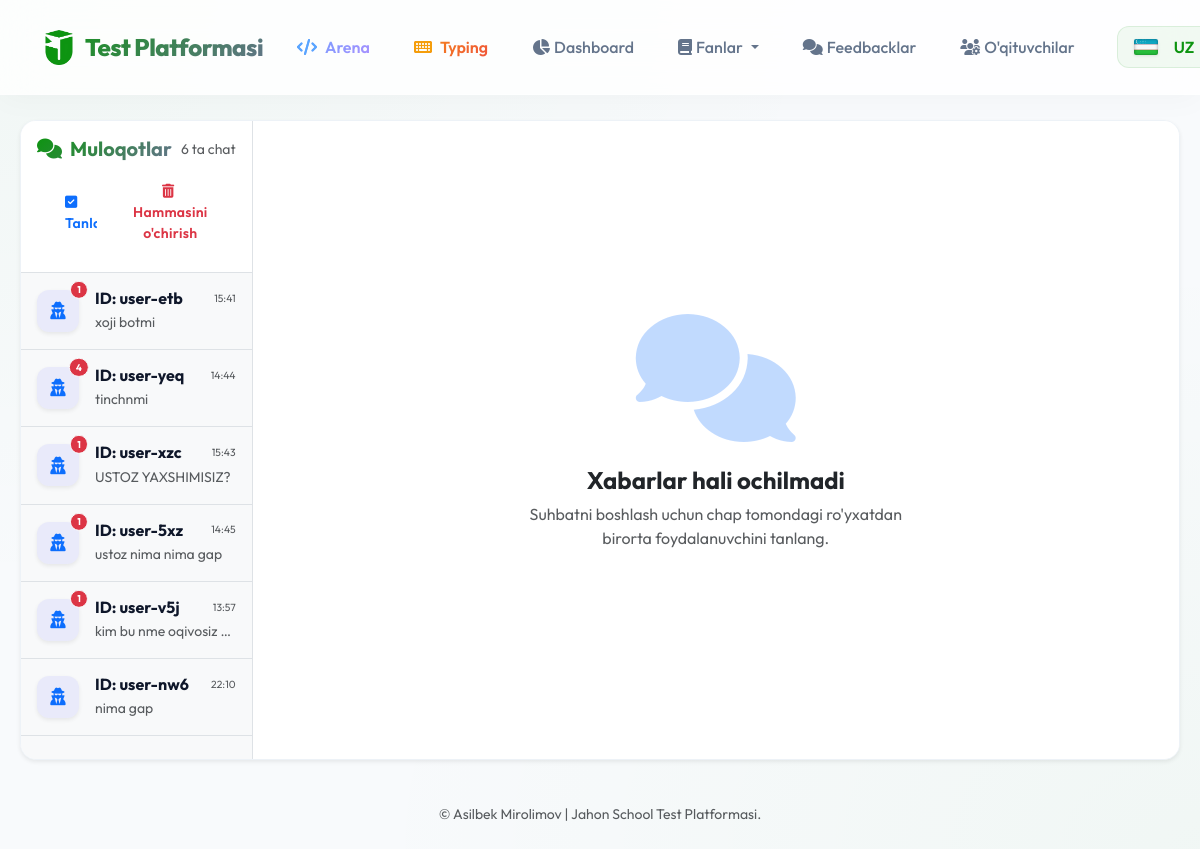
Screenshot of /admin/feedbacks (signed in) with the database file from the repository.
### models.py (models this page shows)
class Feedback(db.Model):
    id = db.Column(db.Integer, primary_key=True)
    user_uuid = db.Column(db.String(36), nullable=False)  # UUID for anonymity
    message = db.Column(db.Text, nullable=False)
    admin_response = db.Column(db.Text)
    sender = db.Column(db.String(10), default='student')  # 'student' | 'admin'
    text = db.Column(db.Text)
    is_read = db.Column(db.Boolean, default=False)
    created_at = db.Column(db.DateTime, default=tashkent_now)
    responded_at = db.Column(db.DateTime)

### routes/admin.py (the view)
@admin_bp.route('/feedbacks')
@admin_bp.route('/feedbacks/<user_uuid>')
@staff_required
def feedbacks(user_uuid=None):
    subquery = db.session.query(
        Feedback.user_uuid,
        func.max(Feedback.created_at).label('latest_msg')
    ).group_by(Feedback.user_uuid).subquery()
    conversations = db.session.query(Feedback).join(
        subquery, (Feedback.user_uuid == subquery.c.user_uuid) & (Feedback.created_at == subquery.c.latest_msg)
    ).order_by(Feedback.created_at.desc()).all()
    unread_counts = db.session.query(
        Feedback.user_uuid,
        func.count(Feedback.id)
    ).filter(Feedback.is_read == False).group_by(Feedback.user_uuid).all()
    unread_map = {u[0]: u[1] for u in unread_counts}
    active_messages = []
    if user_uuid:
        active_messages = Feedback.query.filter_by(user_uuid=user_uuid).order_by(Feedback.created_at.asc()).all()
        Feedback.query.filter_by(user_uuid=user_uuid, is_read=False).update({Feedback.is_read: True})
        db.session.commit()
    return render_template('admin_feedbacks.html',
                           conversations=conversations,
                           active_messages=active_messages,
                           active_uuid=user_uuid,
                           unread_map=unread_map)

### routes/admin.py (called while the page is built)
def staff_required(f):
    @wraps(f)
    def decorated_function(*args, **kwargs):
        is_ajax = request.headers.get('X-Requested-With') == 'XMLHttpRequest'
        if 'admin_id' not in session:
            if is_ajax or request.is_json:
                return jsonify({'success': False, 'error': _('Tizimga kirish talab qilinadi')}), 401
            return redirect(url_for('admin.login'))
        return f(*args, **kwargs)
    return decorated_function

@admin_bp.before_request
def require_login():
    if request.endpoint == 'admin.login':
        return
    if 'admin_id' not in session:
        return redirect(url_for('admin.login'))

### templates/admin_feedbacks.html (shortened to what this page needs)
{% extends "base.html" %}
{% block content %}
<div class="chat-wrapper bg-white shadow-sm rounded-4 overflow-hidden animate-fade-in">
    <div class="d-flex g-0 h-100">
        <div class="chat-sidebar border-end bg-light d-flex flex-column h-100" style="width:20%;min-width:220px;">
            <div class="p-3 border-bottom bg-white">
                <div class="d-flex align-items-center justify-content-between mb-2">
                    <h5 class="fw-bold mb-0 text-gradient d-flex align-items-center">
                        <i class="fas fa-comments me-2"></i> {{ _('Muloqotlar') }}
                    </h5>
                    <small class="text-muted">{{ conversations|length }} {{ _('ta chat') }}</small>
                </div>
                {% if session.admin_role == 'admin' %}
                <div class="d-flex gap-2">
                    <button type="button" class="btn btn-outline-primary btn-sm rounded-pill flex-grow-1" onclick="toggleSelectionMode()" id="selectModeBtn">
                        <i class="fas fa-check-square me-1"></i> {{ _('Tanlash') }}
                    </button>
                    <form method="post" action="{{ url_for('admin.clear_all_feedback') }}" class="flex-grow-1" onsubmit="return confirm('{{ _('Barcha chatlarni butunlay tozalab tashlamoqchimisiz? Bu amalni ortga qaytarib bolmaydi!') }}')">
                        <button type="submit" class="btn btn-outline-danger btn-sm rounded-pill w-100">
                            <i class="fas fa-trash-alt me-1"></i> {{ _('Hammasini o\'chirish') }}
                        </button>
                    </form>
                </div>
                {% endif %}
            </div>
            <div class="flex-grow-1 overflow-auto conversations-list">
                {% for conv in conversations %}
                <div class="d-flex align-items-center border-bottom conversation-item-wrapper">
                    <a href="{{ url_for('admin.feedbacks', user_uuid=conv.user_uuid) }}"
                        class="list-group-item list-group-item-action p-3 border-0 d-flex align-items-center gap-3 transition-all flex-grow-1 {{ 'active-conv' if active_uuid == conv.user_uuid }}">
                        <div class="avatar-wrapper position-relative">
                            <div class="avatar-circle bg-soft-primary text-primary shadow-sm">
                                <i class="fas fa-user-secret"></i>
                            </div>
                            {% if unread_map.get(conv.user_uuid) %}
                            <span
                                class="position-absolute top-0 start-100 translate-middle badge rounded-pill bg-danger border border-light animate-pulse"
                                style="font-size: 0.6rem;">
                                {{ unread_map.get(conv.user_uuid) }}
                            </span>
                            {% endif %}
                        </div>
                        <div class="flex-grow-1 overflow-hidden">
                            <div class="d-flex justify-content-between align-items-center mb-1">
                                <h6 class="fw-bold mb-0 text-truncate student-id">ID: {{ conv.user_uuid[:8] }}</h6>
                                <small class="text-muted" style="font-size: 0.65rem;">{{ conv.created_at | tashkent('%H:%M') }}</small>
                            </div>
                            <p class="small text-muted mb-0 text-truncate last-msg">{{ conv.text or conv.message or conv.admin_response }}</p>
                        </div>
                    </a>
                </div>
                {% else %}
                <div class="p-5 text-center text-muted">
                    <i class="fas fa-comment-slash fa-3x mb-3 opacity-25"></i>
                    <p class="small mb-0">{{ _('Hozircha chatlar yo\'q') }}</p>
                </div>
                {% endfor %}
            </div>
        </div>
        <div class="chat-main d-flex flex-column bg-white h-100" style="width:80%;">
            {% if active_uuid %}
            <div
                class="p-3 border-bottom d-flex align-items-center justify-content-between chat-header-sticky bg-white">
                <div class="d-flex align-items-center gap-3">
                    <div class="avatar-circle bg-soft-primary text-primary">
                        <i class="fas fa-user-secret"></i>
                    </div>
                    <div>
                        <h6 class="fw-bold mb-0">ID: {{ active_uuid }}</h6>
                        <small class="text-success d-flex align-items-center gap-1">
                            <span class="online-indicator"></span> {{ _('Aktiv') }}
                        </small>
                    </div>
                </div>
                {% if session.admin_role == 'admin' %}
                <div class="dropdown">
                    <button class="btn btn-light btn-sm rounded-circle" type="button" data-bs-toggle="dropdown">
                        <i class="fas fa-ellipsis-v"></i>
                    </button>
                    <ul class="dropdown-menu dropdown-menu-end shadow border-0">
                        <li>
                            <form method="post" action="{{ url_for('admin.clear_feedback', user_uuid=active_uuid) }}" onsubmit="return confirm('{{ _('Haqiqatan ham ushbu chatni tozalab tashlamoqchimisiz? Barcha xabarlar ochib ketadi.') }}')">
                                <button type="submit" class="dropdown-item text-danger w-100 text-start">
                                    <i class="fas fa-trash-alt me-2"></i> {{ _('Tozalash') }}
                                </button>
                            </form>
                        </li>
                    </ul>
                </div>
                {% endif %}
            </div>
            <div class="flex-grow-1 p-4 overflow-auto chat-container" id="chatMessages">
                {% for msg in active_messages %}
                    {% set sender = msg.sender or 'student' %}
                    {% set text = msg.text or (msg.message if sender == 'student' else msg.admin_response) %}
                    {% if sender == 'admin' %}
                    <div class="message-group admin-message mb-3">
                        <div class="d-flex align-items-end gap-2 justify-content-end w-100">
                            <div class="message-bubble admin-bubble px-3 py-2 rounded-4 shadow-sm text-white bg-primary">
                                <div class="message-content">{{ text }}</div>
                                <div class="message-meta text-end mt-1">
                                    <small class="text-white-50">{{ msg.created_at | tashkent('%H:%M, %d-%m') }}</small>
                                </div>
                            </div>
                        </div>
                    </div>
                    {% else %}
                    <div class="message-group student-message mb-3">
                        <div class="d-flex align-items-end gap-2 justify-content-start w-100">
                            <div class="message-bubble bg-light px-3 py-2 rounded-4 shadow-sm">
                                <div class="message-content">{{ text }}</div>
                                <div class="message-meta text-end mt-1">
                                    <small class="text-muted">{{ msg.created_at | tashkent('%H:%M, %d-%m') }}</small>
                                </div>
                            </div>
                        </div>
                    </div>
                    {% endif %}
                {% endfor %}
            </div>
            <div class="p-3 border-top bg-light">
                <form id="adminReplyForm"
                    class="d-flex gap-2 align-items-center"
                    method="post"
                    action="{{ url_for('admin.respond_feedback', user_uuid=active_uuid) }}">
                    <div class="flex-grow-1 bg-white rounded-pill px-4 py-1 d-flex align-items-center shadow-sm border">
                        <textarea id="replyTextarea" name="response"
                            class="form-control border-0 bg-transparent shadow-none"
                            placeholder="{{ _('Javobingizni yozing...') }}" required
                            style="resize: none; height: 40px; line-height: 25px;"></textarea>
                    </div>
                    <button
                        class="btn btn-primary rounded-circle shadow p-0 d-flex align-items-center justify-content-center"
                        type="submit" style="width: 50px; height: 50px;">
                        <i class="fas fa-paper-plane"></i>
                    </button>
                </form>
            </div>
            {% else %}
            <div
                class="h-100 d-flex flex-column align-items-center justify-content-center text-center p-5 animate-fade-in">
                <div class="illustration mb-4 opacity-25">
                    <i class="fas fa-comments fa-8x text-primary"></i>
                </div>
                <h4 class="fw-bold text-dark mb-2">{{ _('Xabarlar hali ochilmadi') }}</h4>
                <p class="text-muted max-w-400">
                    {{ _('Suhbatni boshlash uchun chap tomondagi ro\'yxatdan birorta foydalanuvchini tanlang.') }}
                </p>
            </div>
            {% endif %}
        </div>
    </div>
</div>
{% endblock %}

### templates/base.html (style rules this page uses)
:root { --primary: #0d9410; --primary-dark: #0a750c; --secondary: #64748b; --success: #10b981; --danger: #ef4444; --warning: #f59e0b; --dark: #0f172a; --light: #f8fafc; --glass: rgba(255, 255, 255, 0.9); --glass-border: rgba(255, 255, 255, 0.2); --shadow: 0 10px 40px -10px rgba(0, 0, 0, 0.1); }
body { font-family: 'Outfit', sans-serif; background: #f8fafc; background-image: radial-gradient(at 0% 0%, rgba(13, 148, 16, 0.03) 0px, transparent 50%), radial-gradient(at 100% 100%, rgba(13, 148, 16, 0.03) 0px, transparent 50%); background-attachment: fixed; min-height: 100vh; color: var(--dark); }
.btn { border-radius: 14px; padding: 12px 28px; font-weight: 600; letter-spacing: 0.3px; transition: all 0.3s cubic-bezier(0.4, 0, 0.2, 1); border: none; position: relative; overflow: hidden; }

### templates/admin_feedbacks.html (style rules this page uses)
.chat-wrapper { height: min(80vh, 800px); border: 1px solid #edf2f7; background: #fdfdfd; }
.chat-sidebar { background: #f8fafc; }
.avatar-circle { width: 42px; height: 42px; border-radius: 12px; display: flex; align-items: center; justify-content: center; flex-shrink: 0; font-size: 1.1rem; }
.bg-soft-primary { background: rgba(99, 102, 241, 0.1); }
.animate-fade-in { animation: fadeIn 0.4s ease-out; }
.animate-pulse { animation: pulse 2s infinite; }
.max-w-400 { max-width: 400px; }
.text-gradient { background: linear-gradient(135deg, var(--primary), var(--secondary)); -webkit-background-clip: text; background-clip: text; -webkit-text-fill-color: transparent; }

### rows the page displays
Feedback: get "1", user_uuid "user-etb", created_at|tashkent "15:41", text "xoji botmi"
Feedback: get "4", user_uuid "user-yeq", created_at|tashkent "14:44", text "tinchnmi"
Feedback: get "1", user_uuid "user-xzc", created_at|tashkent "15:43", text "USTOZ YAXSHIMISIZ?"
Feedback: get "1", user_uuid "user-5xz", created_at|tashkent "14:45", text "ustoz nima nima gap"
Feedback: get "1", user_uuid "user-v5j", created_at|tashkent "13:57", text "kim bu nme oqivosiz…"
Feedback: user_uuid "user-nw6", created_at|tashkent "22:10", text "nima gap"

### other values shown
{{ conversations|length }} "6"
{{ site_name }} "Jahon School Test Platformasi"
